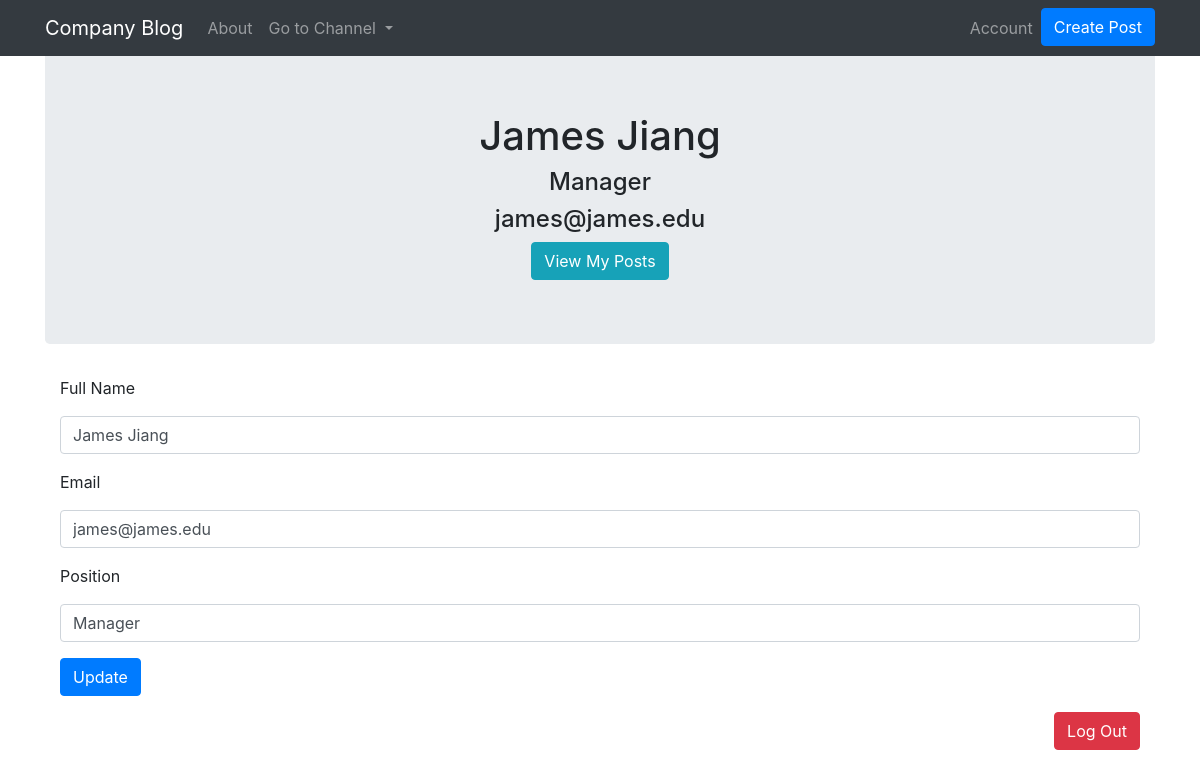
Before: /account (signed in) with the older database file.
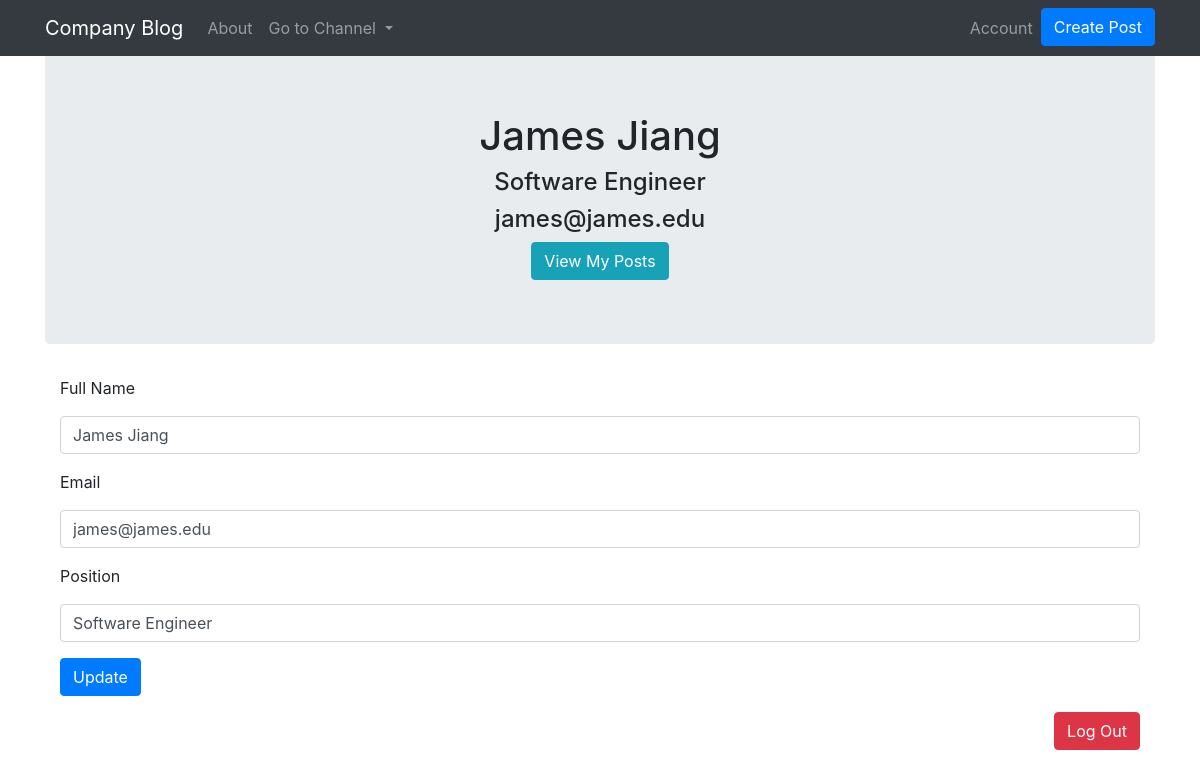
After: the same page with the newer database file.
### blogApp/models.py (models this page shows, shortened)
class User(db.Model, UserMixin):
    __tablename__ = 'users'
    id = db.Column(db.Integer, primary_key = True)
    email = db.Column(db.String(64), unique=True, index=True)
    username = db.Column(db.String(64), unique=True, index=True)
    position = db.Column(db.String(64), index=True)
    password_hash = db.Column(db.String(128))
    posts = db.relationship('Post', backref='author', lazy=True)

### blogApp/users/views.py (the view)
@users.route("/account", methods=['GET', 'POST'])
@login_required
def account():
    form = UpdateUserForm()
    if form.validate_on_submit():
        form.check_email(form.email)
        form.check_username(form.username)
        current_user.email = form.email.data
        current_user.username = form.username.data
        current_user.position = form.position.data
        db.session.commit()
        return redirect(url_for('users.account'))
    elif request.method == 'GET':
        form.email.data = current_user.email
        form.username.data = current_user.username
        form.position.data = current_user.position
    return render_template('account.html', form=form)

### blogApp/users/forms.py (shortened to what this page needs)
class UpdateUserForm(FlaskForm):
    email = StringField('Email', validators=[DataRequired(),Email()])
    username = StringField('Full Name', validators=[DataRequired()])
    position = StringField('Position', validators=[DataRequired()])
    submit = SubmitField('Update')

### blogApp/__init__.py (called while the page is built)
@app.context_processor
def inject_test():
	departments = NewPostForm.departments
	return dict(departments=departments)

### blogApp/models.py (called while the page is built)
@login_manager.user_loader
def load_user(user_id):
    return User.query.get(user_id)

### blogApp/templates/account.html (shortened to what this page needs)
{% extends "base.html" %}
{% block content %}
<div class="jumbotron">
  <div align='center'>
    <h1 >{{current_user.username}}</h1>
    <h4>{{ current_user.position }}</h4>
    <h4>{{ current_user.email }}</h4>
    <a class="btn btn-info" href="{{ url_for('users.user_posts', username=current_user.username) }}">View My Posts</a>
  </div>
</div>
<div class="container">
    <form method="POST">
        <div class="form-group">
            {{ form.username.label(class="form-group") }}
            {{form.username(class='form-control')  }}
        </div>
        <div class="form-group">
            {{ form.email.label(class="form-group") }}
            {{form.email(class='form-control')  }}
        </div>
        <div class="form-group">
            {{ form.position.label(class="form-group") }}
            {{ form.position(class="form-control") }}
        </div>
        <div class="form-group">
            {{ form.submit(class="btn btn-primary") }}
        </div>
    </form>
    <div align="right">
        <a class="btn btn-danger" href="{{ url_for('users.logout') }}">Log Out</a>
    </div>
</div>
{% endblock content %}

### blogApp/templates/base.html (shortened to what this page needs)
<!DOCTYPE html>
<html>
<head>
	<link rel="stylesheet" href="https://stackpath.bootstrapcdn.com/bootstrap/4.1.3/css/bootstrap.min.css">
</head>
<body>
	<nav class="navbar fixed-top navbar-expand-lg navbar-dark bg-dark">
		<div class="container">
		<a class="navbar-brand" href="{{ url_for('core.index') }}">Company Blog</a>
		<div class="collapse navbar-collapse" id="navbarSupportedContent">
			<ul class="navbar-nav mr-auto">
				<li class="nav-item">
					<a class="nav-link" href="{{ url_for('core.about') }}">About</a>
				</li>
				<li class="nav-item dropdown">
					<a class="nav-link dropdown-toggle" href="#" id="navbarDropdown" role="button" data-toggle="dropdown" aria-haspopup="true" aria-expanded="false">
						Go to Channel
					</a>
				</li>
			</ul>
			<ul class="navbar-nav ml-auto">
				{% if current_user.is_authenticated %}
				<li class="nav-item">
					<a class="nav-link" href="{{ url_for('users.account') }}">Account</a>
				</li>
				<li class="nav-item">
					<a class="btn btn-primary" href="{{ url_for('posts.create_post') }}">Create Post</a>
				</li>
				{% endif %}
			</ul>
			</div>
		</nav>
		<br>
		<br>
		<div class="container">
			{% block content %}
			{% endblock %}
		</div>
	</body>
	</html>

Changed rows visible on the page:
changed User "James Jiang": position "Manager" → "Software Engineer"
